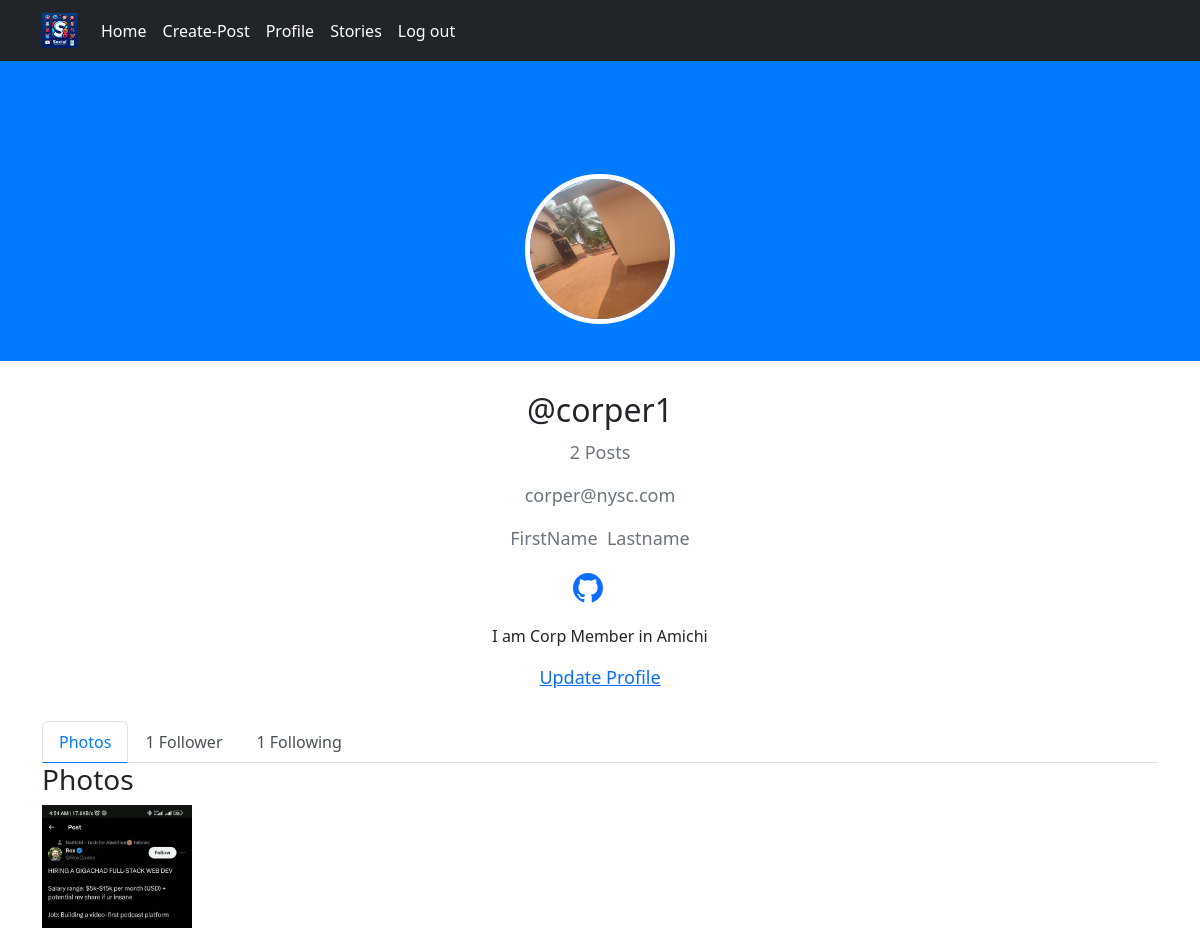
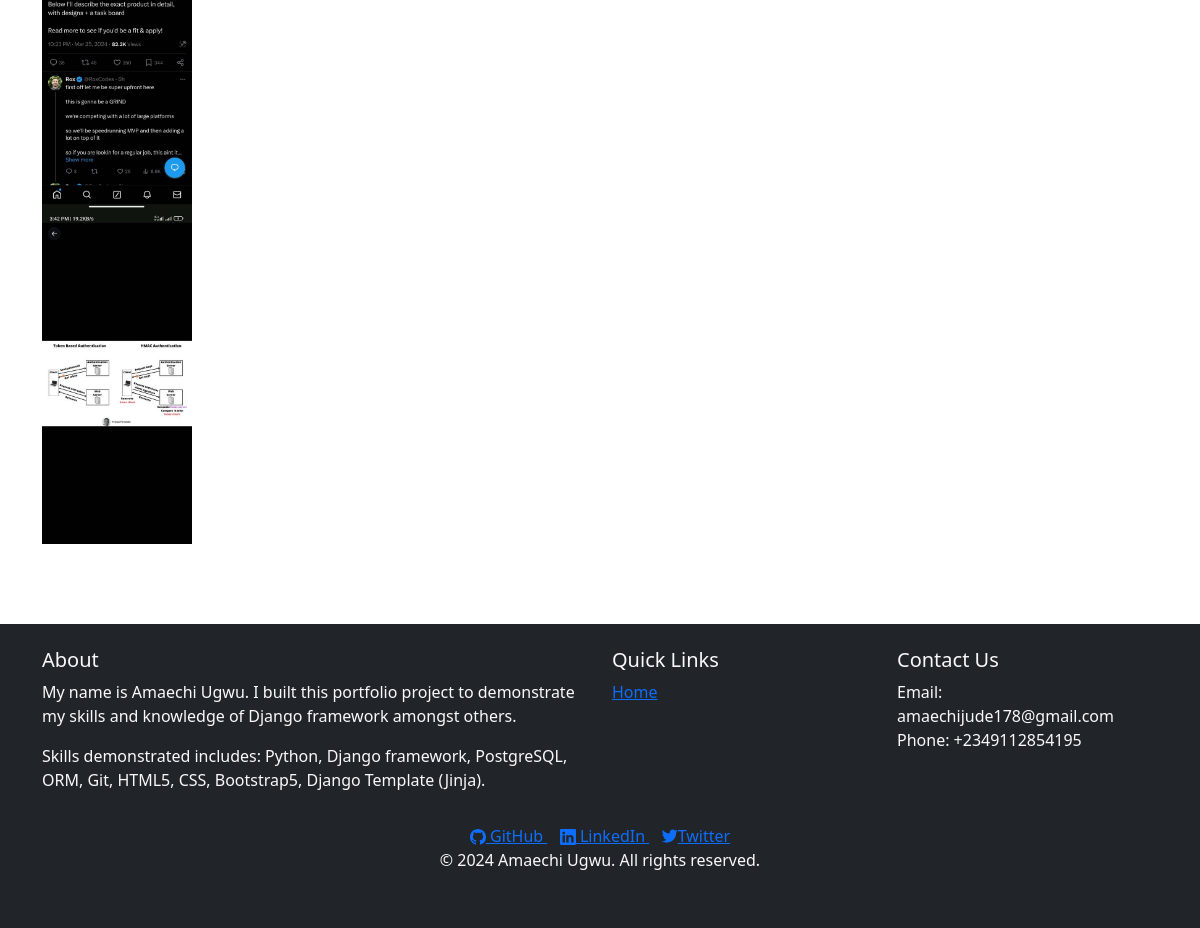
Page /details (signed in) on the committed database (2 pictures, top to bottom).
### thread/models.py (models this page shows, shortened)
class Profile(models.Model):
    user = models.OneToOneField(User, on_delete=models.CASCADE)
    id_user = models.IntegerField(primary_key=True)
    first_name = models.CharField(max_length=150, blank=True)
    last_name = models.CharField(max_length=150, blank=True)
    bio = models.TextField(max_length=1000, blank=True)
    profile_pics = ResizedImageField(quality=70,
                                     upload_to='profile_images',
                                     default='anon.png')
    github_url = models.URLField(validators=[URLValidator()], max_length=300, blank=True)
    linkedin_url = models.URLField(validators=[URLValidator()], max_length=300, blank=True)
    USERNAME_FIELD = 'user.username'

class PostModel(models.Model):
    postID = models.AutoField(primary_key=True)
    author = models.ForeignKey(Profile, on_delete=models.CASCADE)
    content = models.TextField(max_length=300)
    image = ResizedImageField(blank=True,quality=70,
                              upload_to='profile_posts')
    created_at = models.DateTimeField(auto_now=True)
    num_of_likes = models.IntegerField(default=0)
    num_of_comments = models.IntegerField(default=0)

### thread/views.py (the view)
# urls.py: path('details', views.details, name='details'),
@login_required(login_url='login_user')
def details(request):
    user = request.user
    profile = user.profile
    posts = PostModel.objects.filter(author=profile)
    post_len = len(posts)
    pk = str(user.username)
    fans = FollowerModel.objects.filter(user=pk)
    followings = FollowerModel.objects.filter(follower=pk)
    fans_count = len(fans)
    followings_count = len(followings)
    context = {
        "profile": profile,
        "posts":posts,
        "post_len": post_len,
        "fans_count": fans_count,
        "fans": fans,
        "followings": followings,
        "followings_count": followings_count,
        }
    return render(request, 'details.html', context)

### thread/templates/details.html (shortened to what this page needs)
{% extends 'base.html' %}
{% block content %}
{% load static %}
<div class="profile-cover">
    <img src="{{ profile.profile_pics.url }}" alt="Avatar" class="profile-avatar">
</div>
<div class="container">
    <div class="profile-info">
        <h1>@{{ profile.user.username }}</h1>
        <p>
            {{ post_len }}&nbsp;Posts
        </p>
        <p>
            {{ profile.user.email }}
        </p>
        <p>
            {{ profile.first_name }} &nbsp;{{ profile.last_name }}
        </p>
        <p>
            {% if profile.github_url %}
            <span>
                <a href="{{ profile.github_url }}" target="_blank">
                    </a>
            </span>
            {% endif %}
        </p>
        <blockquote>
            {{ profile.bio }}
        </blockquote>
        <p>
            <a href="{% url 'account_setting' %}">Update Profile</a>
        </p>
    </div>
    <ul class="nav nav-tabs profile-tabs">
        <li class="nav-item">
            <a class="nav-link active" href="#photos" data-bs-toggle="tab">Photos</a>
        </li>
        {% if fans %}
        <li class="nav-item">
            <a class="nav-link" href="#friends" data-bs-toggle="tab">
                {% if fans_count > 1 %}
                {{ fans_count }} Followers
                {% else %}
                {{ fans_count }} Follower
                {% endif %}
            </a>
        </li>
        {% endif %}
        <li class="nav-item">
            <a class="nav-link" href="#posts" data-bs-toggle="tab">
                {% if followings_count > 1 %}
                {{ followings_count }} Followings
                {% else %}
                {{ followings_count }} Following
                {% endif %}
            </a>
        </li>
    </ul>
    <div class="tab-content">
        <div class="tab-pane fade show active" id="photos">
            <h3>Photos</h3>
            {% for post in posts reversed %}
            {% if post.image %}
            <a href="{% url 'post_view' post.postID %}">
                <img src="{{ post.image.url }}" width="150">
            </a> <br />
            {% endif %}
            {% endfor %}
        </div>
    </div>
</div>
{% endblock %}

### thread/templates/details.html (style rules this page uses)
.profile-cover { height: 300px; background-color: #007bff; color: #fff; text-align: center; display: flex; align-items: center; justify-content: center; }
.profile-avatar { width: 150px; height: 150px; border-radius: 50%; border: 5px solid #fff; margin-bottom: -75px; }
.profile-info { text-align: center; margin-top: 30px; }
.profile-info h1 { font-size: 32px; margin-bottom: 10px; }
.profile-info p { font-size: 18px; color: #6c757d; }
.profile-tabs { margin-top: 30px; }
.nav-tabs .nav-link { color: #495057; }
.nav-tabs .nav-link.active { color: #007bff; border-bottom-color: #007bff; }

### rows in the picture
Profile: profile_pics (picture), user.username "corper1", user.email "corper@nysc.com", first_name "FirstName", last_name "Lastname", bio "I am Corp Member in Amichi"
PostModel: image (picture)
PostModel: image (picture)

### other values in the picture
{{ post_len }} "2"
{{ fans_count }} "1"
{{ followings_count }} "1"
